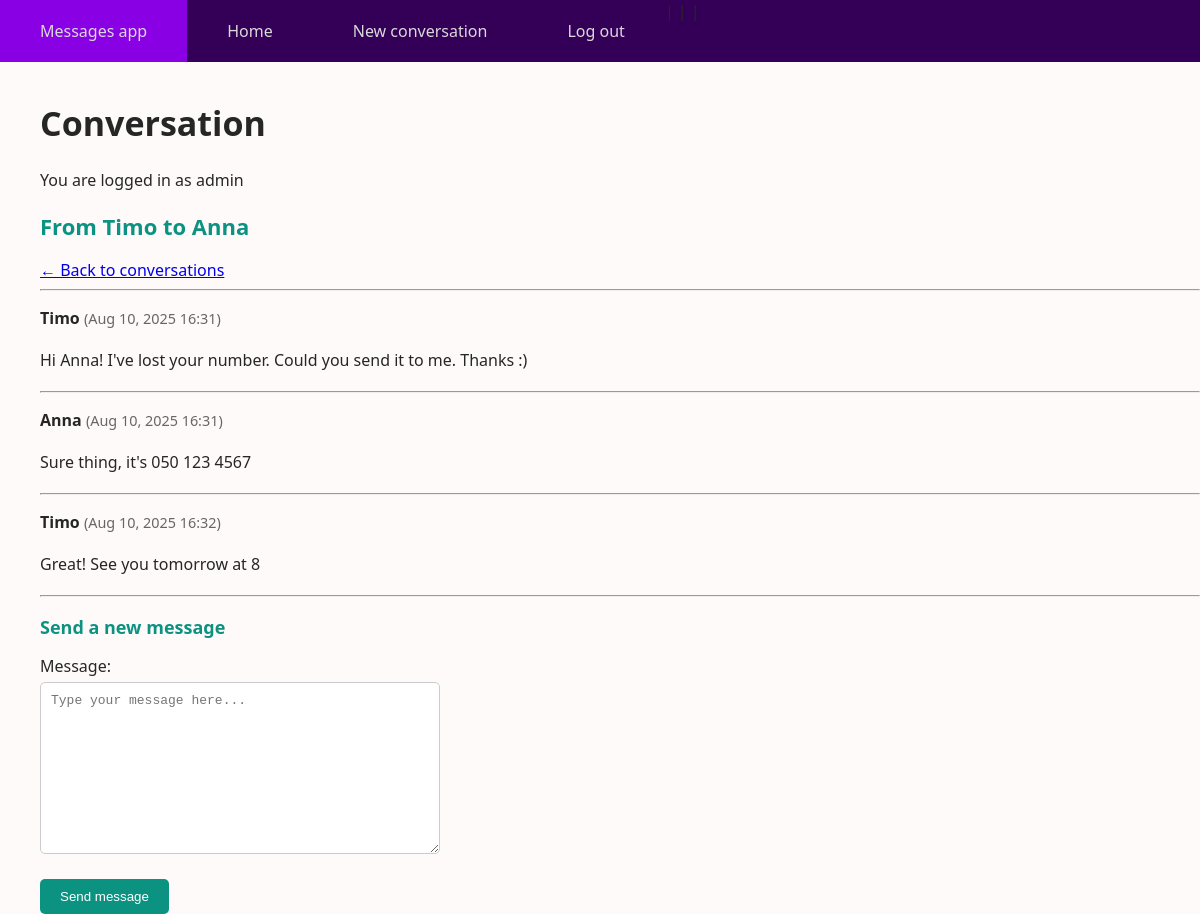
The app's page /conversation/1/ (signed in) with its own data.
### messagesapp/models.py (models this page shows, shortened)
class Conversation(models.Model):
    initiator = models.ForeignKey(User, on_delete=models.CASCADE, related_name="initiators")
    receiver = models.ForeignKey(User, on_delete=models.CASCADE, related_name="receivers")
    created = models.DateTimeField(auto_now_add=True)
    deleted = models.BooleanField(default=False)

class Message(models.Model):
    sender = models.ForeignKey(User, on_delete=models.CASCADE, related_name="senders")
    recipient = models.ForeignKey(User, on_delete=models.CASCADE, related_name="recipients")
    conversation = models.ForeignKey(Conversation, on_delete=models.CASCADE, related_name="messages")
    content = models.CharField(max_length=1000)
    created = models.DateTimeField(auto_now_add=True)
    deleted = models.BooleanField(default=False)

### messagesapp/views.py (the view, shortened to what this page needs)
# urls.py: path("conversation/<int:conversation_id>/", conversationDetailPage, name="conversation_detail"),
@login_required
def conversationDetailPage(request, conversation_id):
    conversation = get_object_or_404(Conversation, id=conversation_id)
    form = NewMessageForm()
    messages = conversation.messages.all().order_by("created")
    return render(request, "conversation_detail.html", {
        "messages": messages,
        "conversation": conversation,
        "form": form
    })

### messagesapp/forms.py
class NewMessageForm(forms.Form): # For adding messages to existing conversations
    message = forms.CharField(
        label="Message",
        widget=forms.Textarea(attrs={
            'class': 'form-control',
            'placeholder': 'Type your message here...'
        })
    )

### messagesapp/templates/conversation_detail.html (shortened to what this page needs)
{% extends "base.html" %}
{% block content %}
    <div class="container">
        <h1>Conversation</h1>
        <p>You are logged in as {{ request.user.username }}</p>
        <h2>From {{ conversation.initiator.username }} to {{ conversation.receiver.username }}</h2>
        <a href="{% url 'home' %}">← Back to conversations</a>
        <hr>
        {% for message in messages %}
        <div class="message {% if message.sender == request.user %}sent{% else %}received{% endif %}">
            <p>
                <strong>{{ message.sender.username }}</strong>
                <span style="font-size: 0.9em; color: #666;">
                    ({{ message.created|date:"M d, Y H:i" }})
                </span>
            </p>
            <p>{{ message.content }}</p>
        </div>
        <hr>
        {% empty %}
        <p>No messages in this conversation yet.</p>
        <hr>
        {% endfor %}
        <h3>Send a new message</h3>
        <form method="post">
            {{ form.as_p }}
            <button type="submit">Send message</button>
        </form>
    </div>
{% endblock %}

### messagesapp/static/style.css (style rules this page uses)
body { background: snow; font-family: 'Segoe UI', Tahoma, Geneva, Verdana, sans-serif; color: rgb(38, 38, 38); margin: 0; }
h1 { font-size: 34px; }
h2 { font-size: 22px; color: rgb(12, 146, 128); }
h3 { font-size: 18px; color: rgb(12, 146, 128); margin-bottom: 10px; }
p { margin-bottom: 20px; }
form { background: transparent; border-radius: 5px; max-width: 400px; margin: 0; }
form label { display: block; margin-bottom: 5px; }
form input, textarea { width: 100%; padding: 10px; border: 1px solid #ccc; border-radius: 5px; box-sizing: border-box; font-size: 13px; color: #333333; }
button, form input[type="submit"] { width: auto; background: rgb(12, 146, 128); color: #fff; border: none; padding: 10px 20px; border-radius: 5px; cursor: pointer; }

### records on screen
Conversation: initiator.username "Timo", receiver.username "Anna"
Message: sender.username "Timo", created "Aug 10, 2025 16:31", content "Hi Anna! I've lost your number. Could you send it to me. Thanks :)"
Message: sender.username "Anna", created "Aug 10, 2025 16:31", content "Sure thing, it's 050 123 4567"
Message: sender.username "Timo", created "Aug 10, 2025 16:32", content "Great! See you tomorrow at 8"

### other values on screen
{{ request.user.username }} "admin"
